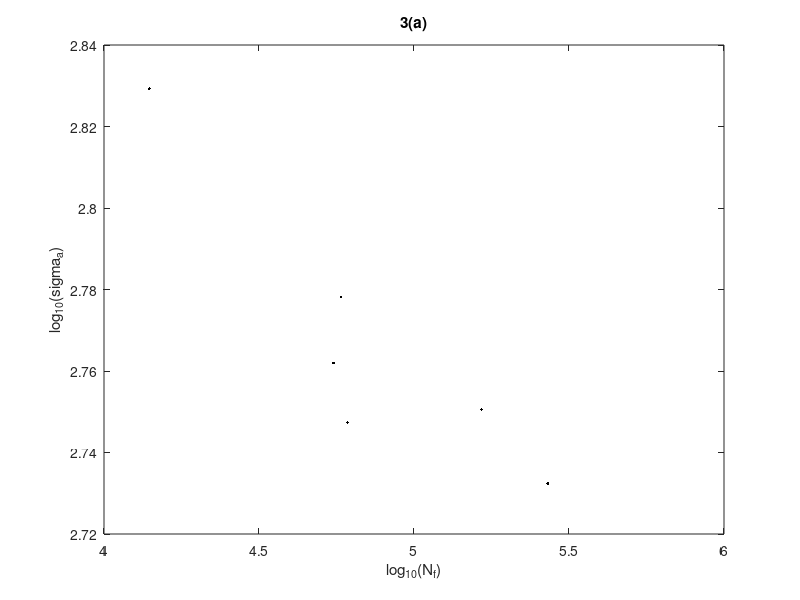
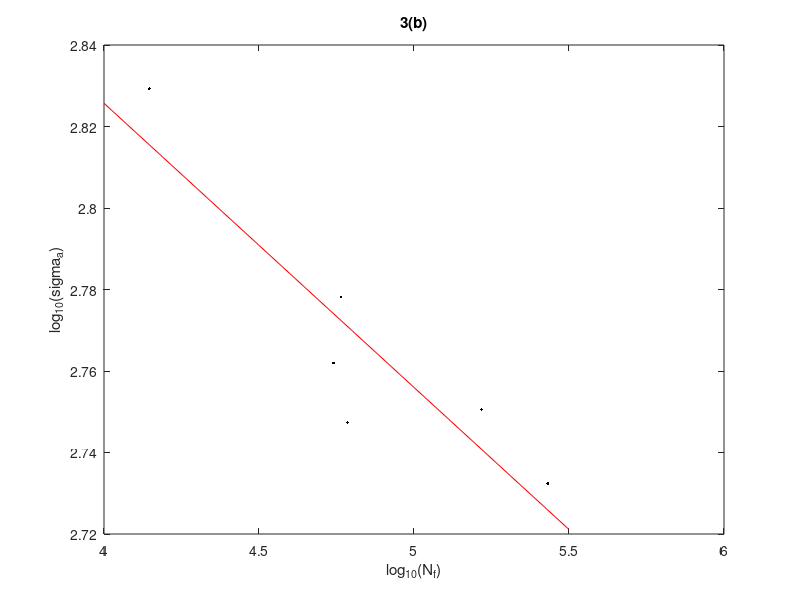

The MATLAB source for these figures, in order:
sn = [675, 578, 600, 559, 563, 540;
    14000, 55000, 58000, 61000, 165000, 270000]';
log_sn = log10(sn);
X = [log_sn(:, 2), ones(size(log_sn, 1), 1)];
a = (X' * X) \ (X' * log_sn(:, 1));

A = 10^(a(2, 1));
B = a(1, 1);

x = 4:0.1:5.5;
y = a(1, 1) * x + a(2, 1);

disp("3(a)");
figure(1);
plot(log_sn(:, 2), log_sn(:, 1), 'k.');
title("3(a)");
xlabel("log_1_0(N_f)");
ylabel("log_1_0(\sigma_a)");
disp("approximate A : ");
disp(10^3);
disp("approximate B : ");
disp(-0.07);

disp("3(b)");
figure(2);
plot(log_sn(:, 2), log_sn(:, 1), 'k.', x, y, 'r');
title("3(b)");
xlabel("log_1_0(N_f)");
ylabel("log_1_0(\sigma_a)");
disp("refined A : ");
disp(A);
disp("refined B : ");
disp(B);
disp("sigma_f' : ");
disp(A / 2^B);
disp("b : ");
disp(B);
